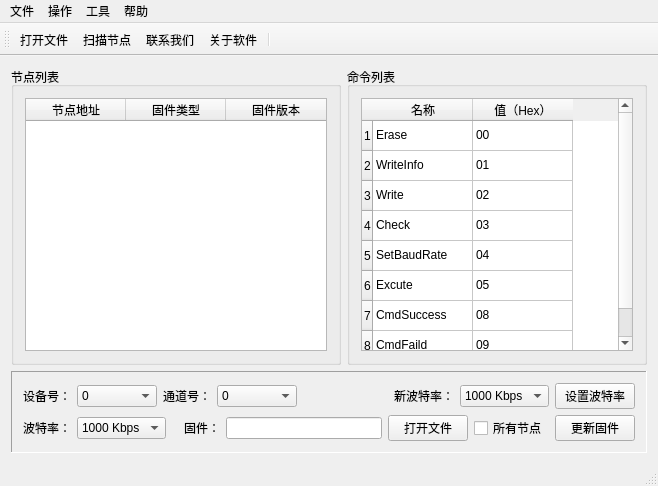
<?xml version="1.0" encoding="UTF-8"?>
<ui version="4.0">
 <class>MainWindow</class>
 <widget class="QMainWindow" name="MainWindow">
  <property name="geometry">
   <rect>
    <x>0</x>
    <y>0</y>
    <width>658</width>
    <height>486</height>
   </rect>
  </property>
  <property name="windowTitle">
   <string>USB2XXX USB2CAN Bootloader</string>
  </property>
  <property name="windowIcon">
   <iconset resource="image.qrc">
    <normaloff>:/images/easyicon_net.png</normaloff>:/images/easyicon_net.png</iconset>
  </property>
  <widget class="QWidget" name="centralWidget">
   <layout class="QGridLayout" name="gridLayout_4">
    <item row="0" column="0">
     <layout class="QVBoxLayout" name="verticalLayout_2">
      <item>
       <layout class="QHBoxLayout" name="horizontalLayout_8">
        <item>
         <widget class="QGroupBox" name="groupBox">
          <property name="minimumSize">
           <size>
            <width>330</width>
            <height>0</height>
           </size>
          </property>
          <property name="title">
           <string>节点列表</string>
          </property>
          <layout class="QGridLayout" name="gridLayout">
           <item row="0" column="0">
            <widget class="QTableWidget" name="nodeListTableWidget">
             <column>
              <property name="text">
               <string>节点地址</string>
              </property>
             </column>
             <column>
              <property name="text">
               <string>固件类型</string>
              </property>
             </column>
             <column>
              <property name="text">
               <string>固件版本</string>
              </property>
             </column>
            </widget>
           </item>
          </layout>
         </widget>
        </item>
        <item>
         <widget class="QGroupBox" name="groupBox_2">
          <property name="minimumSize">
           <size>
            <width>300</width>
            <height>0</height>
           </size>
          </property>
          <property name="title">
           <string>命令列表</string>
          </property>
          <layout class="QGridLayout" name="gridLayout_2">
           <item row="0" column="0">
            <widget class="QTableWidget" name="cmdListTableWidget">
             <row>
              <property name="text">
               <string>1</string>
              </property>
             </row>
             <row>
              <property name="text">
               <string>2</string>
              </property>
             </row>
             <row>
              <property name="text">
               <string>3</string>
              </property>
             </row>
             <row>
              <property name="text">
               <string>4</string>
              </property>
             </row>
             <row>
              <property name="text">
               <string>5</string>
              </property>
             </row>
             <row>
              <property name="text">
               <string>6</string>
              </property>
             </row>
             <row>
              <property name="text">
               <string>7</string>
              </property>
             </row>
             <row>
              <property name="text">
               <string>8</string>
              </property>
             </row>
             <column>
              <property name="text">
               <string>名称</string>
              </property>
             </column>
             <column>
              <property name="text">
               <string>值（Hex）</string>
              </property>
             </column>
             <item row="0" column="0">
              <property name="text">
               <string>Erase</string>
              </property>
              <property name="flags">
               <set>ItemIsSelectable|ItemIsDragEnabled|ItemIsEnabled</set>
              </property>
             </item>
             <item row="0" column="1">
              <property name="text">
               <string>00</string>
              </property>
             </item>
             <item row="1" column="0">
              <property name="text">
               <string>WriteInfo</string>
              </property>
              <property name="flags">
               <set>ItemIsSelectable|ItemIsDragEnabled|ItemIsEnabled</set>
              </property>
             </item>
             <item row="1" column="1">
              <property name="text">
               <string>01</string>
              </property>
             </item>
             <item row="2" column="0">
              <property name="text">
               <string>Write</string>
              </property>
              <property name="flags">
               <set>ItemIsSelectable|ItemIsDragEnabled|ItemIsEnabled</set>
              </property>
             </item>
             <item row="2" column="1">
              <property name="text">
               <string>02</string>
              </property>
             </item>
             <item row="3" column="0">
              <property name="text">
               <string>Check</string>
              </property>
              <property name="flags">
               <set>ItemIsSelectable|ItemIsDragEnabled|ItemIsEnabled</set>
              </property>
             </item>
             <item row="3" column="1">
              <property name="text">
               <string>03</string>
              </property>
             </item>
             <item row="4" column="0">
              <property name="text">
               <string>SetBaudRate</string>
              </property>
              <property name="flags">
               <set>ItemIsSelectable|ItemIsDragEnabled|ItemIsEnabled</set>
              </property>
             </item>
             <item row="4" column="1">
              <property name="text">
               <string>04</string>
              </property>
             </item>
             <item row="5" column="0">
              <property name="text">
               <string>Excute</string>
              </property>
              <property name="flags">
               <set>ItemIsSelectable|ItemIsDragEnabled|ItemIsEnabled</set>
              </property>
             </item>
             <item row="5" column="1">
              <property name="text">
               <string>05</string>
              </property>
             </item>
             <item row="6" column="0">
              <property name="text">
               <string>CmdSuccess</string>
              </property>
              <property name="flags">
               <set>ItemIsSelectable|ItemIsDragEnabled|ItemIsEnabled</set>
              </property>
             </item>
             <item row="6" column="1">
              <property name="text">
               <string>08</string>
              </property>
             </item>
             <item row="7" column="0">
              <property name="text">
               <string>CmdFaild</string>
              </property>
              <property name="flags">
               <set>ItemIsSelectable|ItemIsDragEnabled|ItemIsEnabled</set>
              </property>
             </item>
             <item row="7" column="1">
              <property name="text">
               <string>09</string>
              </property>
             </item>
            </widget>
           </item>
          </layout>
         </widget>
        </item>
       </layout>
      </item>
      <item>
       <widget class="QFrame" name="frame">
        <property name="frameShape">
         <enum>QFrame::Panel</enum>
        </property>
        <property name="frameShadow">
         <enum>QFrame::Sunken</enum>
        </property>
        <layout class="QGridLayout" name="gridLayout_3">
         <item row="0" column="0">
          <layout class="QVBoxLayout" name="verticalLayout">
           <item>
            <layout class="QHBoxLayout" name="horizontalLayout_6">
             <item>
              <layout class="QHBoxLayout" name="horizontalLayout">
               <item>
                <widget class="QLabel" name="label">
                 <property name="text">
                  <string>设备号：</string>
                 </property>
                </widget>
               </item>
               <item>
                <widget class="QComboBox" name="deviceIndexComboBox">
                 <property name="minimumSize">
                  <size>
                   <width>80</width>
                   <height>0</height>
                  </size>
                 </property>
                 <item>
                  <property name="text">
                   <string>0</string>
                  </property>
                 </item>
                 <item>
                  <property name="text">
                   <string>1</string>
                  </property>
                 </item>
                 <item>
                  <property name="text">
                   <string>2</string>
                  </property>
                 </item>
                 <item>
                  <property name="text">
                   <string>3</string>
                  </property>
                 </item>
                 <item>
                  <property name="text">
                   <string>4</string>
                  </property>
                 </item>
                 <item>
                  <property name="text">
                   <string>5</string>
                  </property>
                 </item>
                 <item>
                  <property name="text">
                   <string>6</string>
                  </property>
                 </item>
                 <item>
                  <property name="text">
                   <string>7</string>
                  </property>
                 </item>
                 <item>
                  <property name="text">
                   <string>8</string>
                  </property>
                 </item>
                 <item>
                  <property name="text">
                   <string>9</string>
                  </property>
                 </item>
                </widget>
               </item>
              </layout>
             </item>
             <item>
              <layout class="QHBoxLayout" name="horizontalLayout_2">
               <item>
                <widget class="QLabel" name="label_2">
                 <property name="minimumSize">
                  <size>
                   <width>48</width>
                   <height>0</height>
                  </size>
                 </property>
                 <property name="text">
                  <string>通道号：</string>
                 </property>
                 <property name="alignment">
                  <set>Qt::AlignRight|Qt::AlignTrailing|Qt::AlignVCenter</set>
                 </property>
                </widget>
               </item>
               <item>
                <widget class="QComboBox" name="channelIndexComboBox">
                 <property name="minimumSize">
                  <size>
                   <width>80</width>
                   <height>0</height>
                  </size>
                 </property>
                 <item>
                  <property name="text">
                   <string>0</string>
                  </property>
                 </item>
                 <item>
                  <property name="text">
                   <string>1</string>
                  </property>
                 </item>
                </widget>
               </item>
              </layout>
             </item>
             <item>
              <layout class="QHBoxLayout" name="horizontalLayout_9">
               <item>
                <spacer name="horizontalSpacer">
                 <property name="orientation">
                  <enum>Qt::Horizontal</enum>
                 </property>
                 <property name="sizeHint" stdset="0">
                  <size>
                   <width>40</width>
                   <height>20</height>
                  </size>
                 </property>
                </spacer>
               </item>
               <item>
                <widget class="QLabel" name="label_6">
                 <property name="text">
                  <string>新波特率：</string>
                 </property>
                </widget>
               </item>
               <item>
                <widget class="QComboBox" name="newBaudRateComboBox">
                 <property name="minimumSize">
                  <size>
                   <width>80</width>
                   <height>0</height>
                  </size>
                 </property>
                 <item>
                  <property name="text">
                   <string>1000 Kbps</string>
                  </property>
                 </item>
                 <item>
                  <property name="text">
                   <string>500 Kbps</string>
                  </property>
                 </item>
                 <item>
                  <property name="text">
                   <string>200 Kbps</string>
                  </property>
                 </item>
                 <item>
                  <property name="text">
                   <string>100 Kbps</string>
                  </property>
                 </item>
                 <item>
                  <property name="text">
                   <string>50 Kbps</string>
                  </property>
                 </item>
                 <item>
                  <property name="text">
                   <string>20 Kbps</string>
                  </property>
                 </item>
                </widget>
               </item>
              </layout>
             </item>
             <item>
              <widget class="QPushButton" name="setbaudRatePushButton">
               <property name="minimumSize">
                <size>
                 <width>80</width>
                 <height>0</height>
                </size>
               </property>
               <property name="text">
                <string>设置波特率</string>
               </property>
              </widget>
             </item>
            </layout>
           </item>
           <item>
            <layout class="QHBoxLayout" name="horizontalLayout_7">
             <item>
              <layout class="QHBoxLayout" name="horizontalLayout_3">
               <item>
                <widget class="QLabel" name="label_3">
                 <property name="text">
                  <string>波特率：</string>
                 </property>
                </widget>
               </item>
               <item>
                <widget class="QComboBox" name="baudRateComboBox">
                 <property name="minimumSize">
                  <size>
                   <width>80</width>
                   <height>0</height>
                  </size>
                 </property>
                 <item>
                  <property name="text">
                   <string>1000 Kbps</string>
                  </property>
                 </item>
                 <item>
                  <property name="text">
                   <string>500 Kbps</string>
                  </property>
                 </item>
                 <item>
                  <property name="text">
                   <string>200 Kbps</string>
                  </property>
                 </item>
                 <item>
                  <property name="text">
                   <string>100 Kbps</string>
                  </property>
                 </item>
                 <item>
                  <property name="text">
                   <string>50 Kbps</string>
                  </property>
                 </item>
                 <item>
                  <property name="text">
                   <string>20 Kbps</string>
                  </property>
                 </item>
                </widget>
               </item>
              </layout>
             </item>
             <item>
              <layout class="QHBoxLayout" name="horizontalLayout_5">
               <item>
                <widget class="QLabel" name="label_5">
                 <property name="minimumSize">
                  <size>
                   <width>48</width>
                   <height>0</height>
                  </size>
                 </property>
                 <property name="text">
                  <string>固件：</string>
                 </property>
                 <property name="alignment">
                  <set>Qt::AlignRight|Qt::AlignTrailing|Qt::AlignVCenter</set>
                 </property>
                </widget>
               </item>
               <item>
                <widget class="QLineEdit" name="firmwareLineEdit"/>
               </item>
               <item>
                <widget class="QPushButton" name="openFirmwareFilePushButton">
                 <property name="minimumSize">
                  <size>
                   <width>80</width>
                   <height>0</height>
                  </size>
                 </property>
                 <property name="text">
                  <string>打开文件</string>
                 </property>
                </widget>
               </item>
               <item>
                <widget class="QCheckBox" name="allNodeCheckBox">
                 <property name="minimumSize">
                  <size>
                   <width>75</width>
                   <height>0</height>
                  </size>
                 </property>
                 <property name="text">
                  <string>所有节点</string>
                 </property>
                </widget>
               </item>
              </layout>
             </item>
             <item>
              <widget class="QPushButton" name="updateFirmwarePushButton">
               <property name="minimumSize">
                <size>
                 <width>80</width>
                 <height>0</height>
                </size>
               </property>
               <property name="text">
                <string>更新固件</string>
               </property>
              </widget>
             </item>
            </layout>
           </item>
          </layout>
         </item>
        </layout>
       </widget>
      </item>
     </layout>
    </item>
   </layout>
  </widget>
  <widget class="QMenuBar" name="menuBar">
   <property name="geometry">
    <rect>
     <x>0</x>
     <y>0</y>
     <width>658</width>
     <height>21</height>
    </rect>
   </property>
   <widget class="QMenu" name="menu">
    <property name="title">
     <string>文件</string>
    </property>
    <addaction name="openFirmwareFileAction"/>
    <addaction name="exitAction"/>
   </widget>
   <widget class="QMenu" name="menu_2">
    <property name="title">
     <string>操作</string>
    </property>
    <addaction name="scanNodeAction"/>
   </widget>
   <widget class="QMenu" name="menu_3">
    <property name="title">
     <string>帮助</string>
    </property>
    <addaction name="contactUsAction"/>
    <addaction name="aboutAction"/>
   </widget>
   <widget class="QMenu" name="menu_4">
    <property name="title">
     <string>工具</string>
    </property>
    <addaction name="actionBMU"/>
    <addaction name="actionBCU"/>
   </widget>
   <addaction name="menu"/>
   <addaction name="menu_2"/>
   <addaction name="menu_4"/>
   <addaction name="menu_3"/>
  </widget>
  <widget class="QToolBar" name="mainToolBar">
   <attribute name="toolBarArea">
    <enum>TopToolBarArea</enum>
   </attribute>
   <attribute name="toolBarBreak">
    <bool>false</bool>
   </attribute>
   <addaction name="openFirmwareFileAction"/>
   <addaction name="scanNodeAction"/>
   <addaction name="contactUsAction"/>
   <addaction name="aboutAction"/>
   <addaction name="separator"/>
  </widget>
  <widget class="QStatusBar" name="statusBar"/>
  <action name="exitAction">
   <property name="icon">
    <iconset resource="image.qrc">
     <normaloff>:/images/gif_48_026.gif</normaloff>:/images/gif_48_026.gif</iconset>
   </property>
   <property name="text">
    <string>退出</string>
   </property>
  </action>
  <action name="scanNodeAction">
   <property name="icon">
    <iconset resource="image.qrc">
     <normaloff>:/images/gif_48_086.gif</normaloff>:/images/gif_48_086.gif</iconset>
   </property>
   <property name="text">
    <string>扫描节点</string>
   </property>
  </action>
  <action name="contactUsAction">
   <property name="icon">
    <iconset resource="image.qrc">
     <normaloff>:/images/gif_48_079.gif</normaloff>:/images/gif_48_079.gif</iconset>
   </property>
   <property name="text">
    <string>联系我们</string>
   </property>
  </action>
  <action name="aboutAction">
   <property name="icon">
    <iconset resource="image.qrc">
     <normaloff>:/images/gif_48_052.gif</normaloff>:/images/gif_48_052.gif</iconset>
   </property>
   <property name="text">
    <string>关于软件</string>
   </property>
  </action>
  <action name="openFirmwareFileAction">
   <property name="icon">
    <iconset resource="image.qrc">
     <normaloff>:/images/gif_48_045.gif</normaloff>:/images/gif_48_045.gif</iconset>
   </property>
   <property name="text">
    <string>打开文件</string>
   </property>
  </action>
  <action name="actionBMU">
   <property name="text">
    <string>BMU</string>
   </property>
  </action>
  <action name="actionBCU">
   <property name="text">
    <string>BCU</string>
   </property>
  </action>
 </widget>
 <layoutdefault spacing="6" margin="11"/>
 <resources>
  <include location="image.qrc"/>
 </resources>
 <connections/>
</ui>
